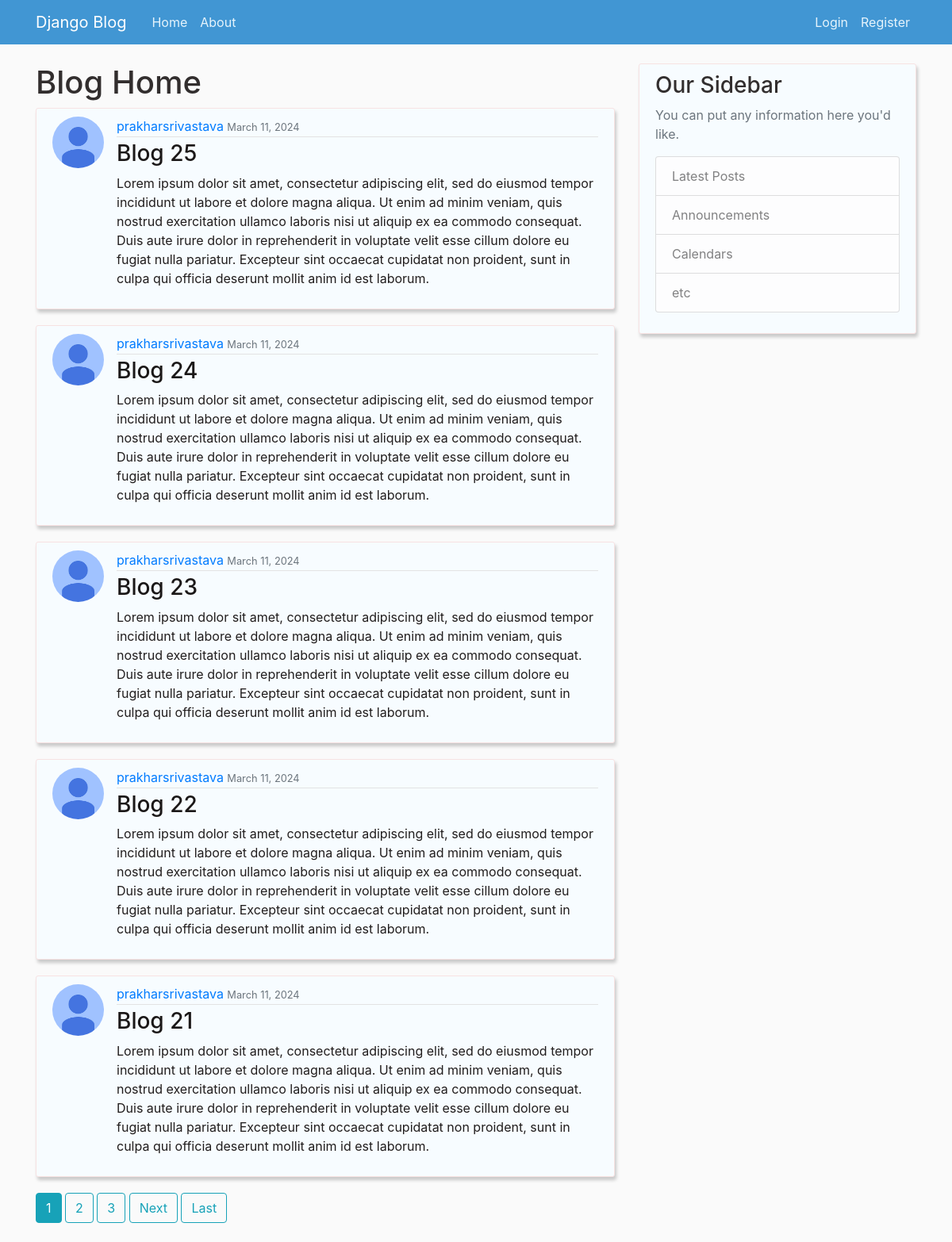
The page / on the database its author committed.
### blog/models.py (models this page shows, shortened)
class Post(models.Model):
    title=models.CharField(max_length=100)
    content=models.TextField()
    date_posted=models.DateTimeField(default=timezone.now)
    author=models.ForeignKey(User,on_delete=models.CASCADE)

### users/models.py (models this page shows, shortened)
class Profile(models.Model):
    user=models.OneToOneField(User,on_delete=models.CASCADE)
    image=models.ImageField(default='default.jpg',upload_to='profile_pics')

### blog/views.py (the view)
# urls.py: path('' ,PostListView.as_view(),name='blog-home'),
class PostListView(ListView):
    model=Post
    template_name='blog/home.html'
    context_object_name='posts'
    ordering=['-date_posted']
    paginate_by=5

### blog/templates/blog/home.html (shortened to what this page needs)
{%extends "blog/base.html" %} {% load static %} {% block content %}
<h1>Blog Home</h1>
{%for post in posts%}
<article class="media content-section">
  <img
    class="rounded-circle article-img"
    src="{{ post.author.profile.image.url }}"
  />
  <div class="media-body">
    <div class="article-metadata">
      <a href="{% url 'user-posts' post.author.username %}">{{ post.author }}</a>
      <small class="text-muted">{{ post.date_posted|date:"F d, Y"}}</small>
    </div>
    <h3>
      <a class="article-title" href="{% url 'post-detail' post.id %}"
        >{{ post.title }}</a
      >
    </h3>
    <p class="article-content">{{ post.content }}</p>
  </div>
</article>
{%endfor%}
{% if is_paginated %}
{% for num in page_obj.paginator.page_range %}
    {% if page_obj.number == num %}
        <a class="btn btn-info mb-4" href="?page={{ num }}">{{ num }}</a>
    {% elif num > page_obj.number|add:'-3' and num < page_obj.number|add:'3' %}
        <a class="btn btn-outline-info mb-4" href="?page={{ num }}">{{ num }}</a>
    {% endif %}
{% endfor %}
{%if page_obj.has_next%}
<a class="btn btn-outline-info mb-4" href="?page={{page_obj.next_page_number}}">Next</a>
<a class="btn btn-outline-info mb-4" href="?page={{page_obj.paginator.num_pages}}">Last</a>
{%endif%}
{%endif%}
{%endblock content%}

### blog/templates/blog/base.html (shortened to what this page needs)
{% load static %}
<!DOCTYPE html>
<html lang="en">
<head>
    <link rel="stylesheet" href="https://cdn.jsdelivr.net/npm/bootstrap@4.4.1/dist/css/bootstrap.min.css">
    <link rel="stylesheet" type="text/css" href="{% static 'blog/main.css' %}">
</head>
<body>
    <header class="site-header">
        <nav class="navbar navbar-expand-md navbar-dark  fixed-top" style="background-color: #4196d3;">
          <div class="container">
            <a class="navbar-brand mr-4" href="{% url 'blog-home'%}">Django Blog</a>
            <div class="collapse navbar-collapse" id="navbarToggle">
              <div class="navbar-nav mr-auto">
                <a class="nav-item nav-link" href="{% url 'blog-home'%}">Home</a>
                <a class="nav-item nav-link" href="{% url 'blog-about'%}">About</a>
              </div>
              <div class="navbar-nav">
                {% if user.is_authenticated %}
                <a href="{%url 'post-create'%}" class="nav-item nav-link" style="border: none; background-color: #4196d3; color: white;">New Post</a>
                <a href="{%url 'profile'%}" class="nav-item nav-link" style="border: none; background-color: #4196d3; color: white;">Profile</a>
                <form method="post" action="{% url 'logout' %}">
                  {% csrf_token %}
                  <button type="submit"  class="nav-item nav-link" style="border: none; background-color: #4196d3; color: white;" >Logout</button>
                </form>
                {%else%}
                <a class="nav-item nav-link" href="{%url 'login'%}">Login</a>
                <a class="nav-item nav-link" href="{% url 'register'%}">Register</a>
                {%endif%}
              </div>
            </div>
          </div>
        </nav>
      </header>
      <main role="main" class="container">
        <div class="row">
          <div class="col-md-8">
            {% block content %}{% endblock %}
          </div>
          <div class="col-md-4">
            <div class="content-section">
              <h3>Our Sidebar</h3>
              <p class='text-muted'>You can put any information here you'd like.
                <ul class="list-group">
                  <li class="list-group-item list-group-item-light">Latest Posts</li>
                  <li class="list-group-item list-group-item-light">Announcements</li>
                  <li class="list-group-item list-group-item-light">Calendars</li>
                  <li class="list-group-item list-group-item-light">etc</li>
                </ul>
              </p>
            </div>
          </div>
        </div>
      </main>
</body>
</html>

### blog/static/blog/main.css (style rules this page uses)
body { background: #fafafa; color: #211d1d; margin-top: 5rem; }
h1, h2, h3, h4, h5, h6 { color: #322e2e; }
ul { margin: 0; }
.site-header .navbar-nav .nav-link { color: #e6f4fc; }
.content-section { background-color:#f7fcff ; padding: 10px 20px; border: 1px solid #f7e2e2; box-shadow: 2px 4px 4px rgba(0, 0, 0, 0.2); border-radius: 3px; margin-bottom: 20px; }
.article-title { color: #1b1818; }
.article-content { white-space: pre-line; }
.article-img { height: 65px; width: 65px; margin-right: 16px; }
.article-metadata { padding-bottom: 1px; margin-bottom: 4px; border-bottom: 1px solid #e3e3e3 }

### rows shown on the page
Post: author.profile.image (placeholder picture), author "prakharsrivastava", date_posted "March 11, 2024", title "Blog 25", content "Lorem ipsum dolor sit amet, consectetur adipiscing elit, sed do eiusmod tempor incididunt ut labore et dolore magna aliqua. Ut enim ad minim veniam, quis nostrud exercitation ullamco laboris nisi ut aliquip ex ea commodo consequat. Duis aute irure dolor in reprehenderit in voluptate velit esse cillum dolore eu fugiat nulla pariatur. Excepteur sint occaecat cupidatat non proident, sunt in culpa qui officia deserunt mollit anim id est laborum."
Post: author.profile.image (placeholder picture), author "prakharsrivastava", date_posted "March 11, 2024", title "Blog 24", content "Lorem ipsum dolor sit amet, consectetur adipiscing elit, sed do eiusmod tempor incididunt ut labore et dolore magna aliqua. Ut enim ad minim veniam, quis nostrud exercitation ullamco laboris nisi ut aliquip ex ea commodo consequat. Duis aute irure dolor in reprehenderit in voluptate velit esse cillum dolore eu fugiat nulla pariatur. Excepteur sint occaecat cupidatat non proident, sunt in culpa qui officia deserunt mollit anim id est laborum."
Post: author.profile.image (placeholder picture), author "prakharsrivastava", date_posted "March 11, 2024", title "Blog 23", content "Lorem ipsum dolor sit amet, consectetur adipiscing elit, sed do eiusmod tempor incididunt ut labore et dolore magna aliqua. Ut enim ad minim veniam, quis nostrud exercitation ullamco laboris nisi ut aliquip ex ea commodo consequat. Duis aute irure dolor in reprehenderit in voluptate velit esse cillum dolore eu fugiat nulla pariatur. Excepteur sint occaecat cupidatat non proident, sunt in culpa qui officia deserunt mollit anim id est laborum."
Post: author.profile.image (placeholder picture), author "prakharsrivastava", date_posted "March 11, 2024", title "Blog 22", content "Lorem ipsum dolor sit amet, consectetur adipiscing elit, sed do eiusmod tempor incididunt ut labore et dolore magna aliqua. Ut enim ad minim veniam, quis nostrud exercitation ullamco laboris nisi ut aliquip ex ea commodo consequat. Duis aute irure dolor in reprehenderit in voluptate velit esse cillum dolore eu fugiat nulla pariatur. Excepteur sint occaecat cupidatat non proident, sunt in culpa qui officia deserunt mollit anim id est laborum."
Post: author.profile.image (placeholder picture), author "prakharsrivastava", date_posted "March 11, 2024", title "Blog 21", content "Lorem ipsum dolor sit amet, consectetur adipiscing elit, sed do eiusmod tempor incididunt ut labore et dolore magna aliqua. Ut enim ad minim veniam, quis nostrud exercitation ullamco laboris nisi ut aliquip ex ea commodo consequat. Duis aute irure dolor in reprehenderit in voluptate velit esse cillum dolore eu fugiat nulla pariatur. Excepteur sint occaecat cupidatat non proident, sunt in culpa qui officia deserunt mollit anim id est laborum."

### other values the page prints
{{ num }} "1"
{{ num }} "2" "3"
